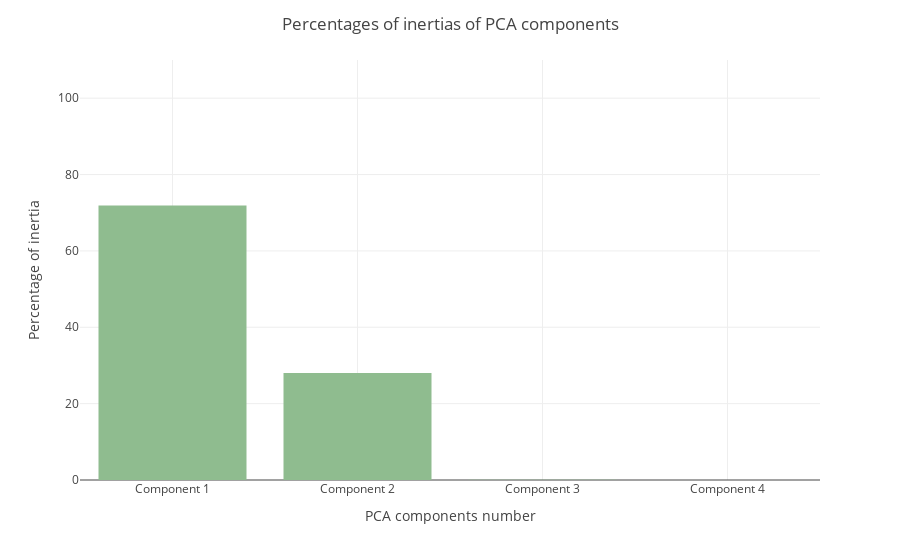

Notebook cell for this chart:
### Markdown cell above
### Components barplot

### Code cell
pca.components_barplot(n_components=None, mode=0, bar_color=None)

### Figure 1 — Plotly figure (JSON) as saved in the notebook; plotly's stock layout.template omitted (floating-point values rounded to 4 significant figures)
{"data": [{"alignmentgroup": "True", "hovertemplate": "x=%{x}<br>y=%{y}<extra></extra>", "legendgroup": "", "marker": {"color": "DarkSeaGreen", "pattern": {"shape": ""}}, "name": "", "offsetgroup": "", "orientation": "v", "showlegend": false, "textposition": "auto", "type": "bar", "x": ["Component 1", "Component 2", "Component 3", "Component 4"], "xaxis": "x", "y": [71.89, 27.99, 0.08944, 0.02621], "yaxis": "y"}], "layout": {"barmode": "relative", "legend": {"tracegroupgap": 0}, "margin": {"t": 60}, "title": {"text": "Percentages of inertias of PCA components"}, "xaxis": {"anchor": "y", "domain": [0, 1], "title": {"text": "PCA components number"}}, "yaxis": {"anchor": "x", "domain": [0, 1], "range": [0, 110], "title": {"text": "Percentage of inertia"}}}}
